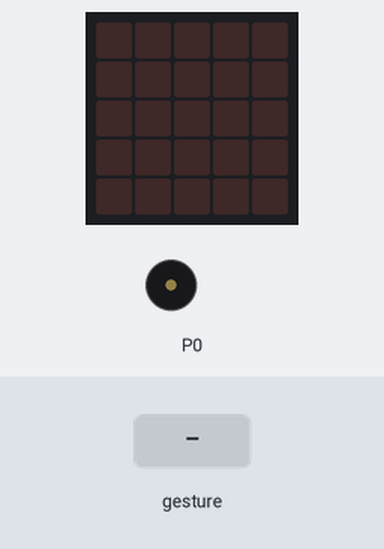
Simulated run of this program. Board: BBC micro:bit (MakeCode). Parts: the board's 5×5 LED display, buzzer (waves = sounding). The inputs (shaded band) are chosen by the test bench. A tilt is held for 1.5 s and a shake lasts 1 s, then the board lies face up again; the 48×5 strip is a reading aid, not a part: it shows the text the display is scrolling, unrolled, one strip-width of it at a time.

Above: at 1.2 s.
1.3 s: sound turns loud
At 1.5 s:
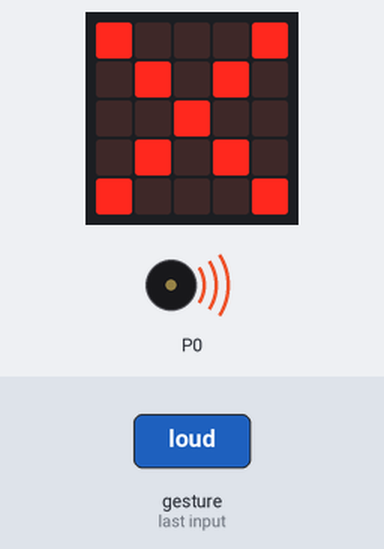
4.3 s: gesture 'shake'
At 5.7 s:
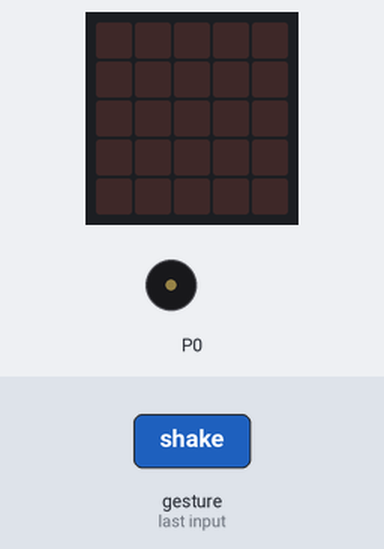
6.0 s: sound turns loud
At 18.4 s:
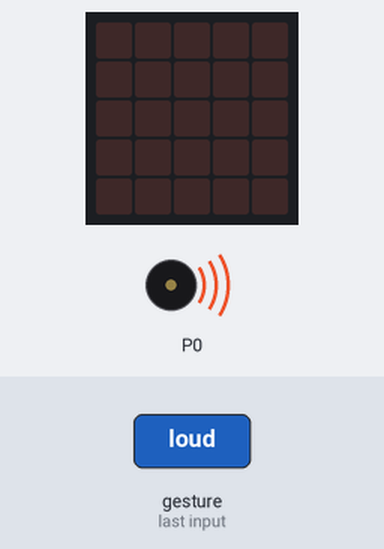
Timing chart, 0 to 18.7 s (numbered marks = the images above; inputs shaded):
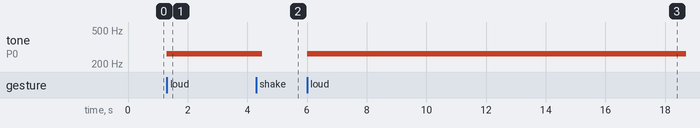

Measured:
- after the input at 1.3 s, tone on P0: silent → 262 Hz at once; the display: changes at once (image 1)
- after the input at 4.3 s, tone on P0: 262 Hz → silent after 0.20 s; the display: first differs from a run without the input after 0.20 s (image 2)
- after the input at 6.0 s, tone on P0: silent → 262 Hz at once; the display: first changes at once (image 3 shows a later state)
- what the display in image 1 shows lasts 0.4 s, from 1.3 s to 1.7 s

The program:

main.ts
```typescript
input.onGesture(Gesture.Shake, function () {
    music.stopAllSounds()
    led.stopAnimation()
    basic.clearScreen()
})
input.onSound(DetectedSound.Loud, function () {
    music.ringTone(262)
    basic.showLeds(`
        # . . . #
        . # . # .
        . . # . .
        . # . # .
        # . . . #
        `)
    basic.clearScreen()
    basic.showString("Stop Prosim")
})
basic.forever(function () {

})
```

test.ts
```typescript
// sem patria testy; keď sa tento balík použije ako rozšírenie, nebudú sa kompilovať.
```
